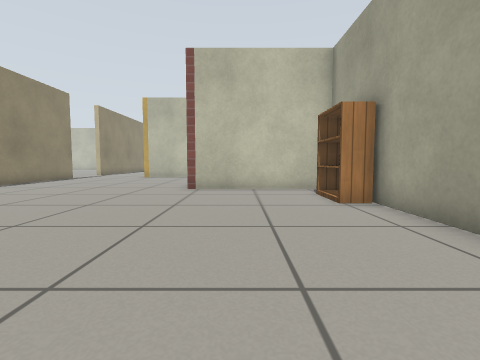
view 1 (above)

24 first-person views from a walk through a world built for the Gazebo simulator. The camera is 0.5 m above the floor, tilts 4° down and sees 85° across. The floor is counted in squares, 0.5 m on a side. Each view is taken from the middle of a square. On the plan, view 1 faces up. The plan holds only what a view shows up to about 11 squares ahead; the rest is blank. Robots are left out. Simple patterns stand in for the simulator's built-in surfaces.

view 2
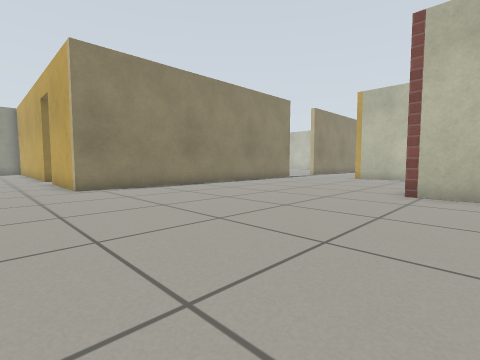

view 3
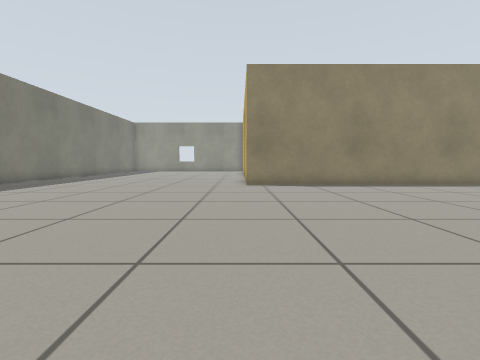

view 4
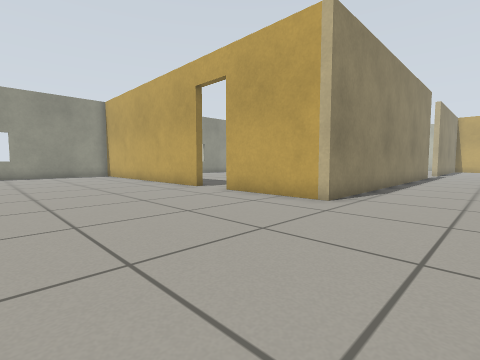

view 5
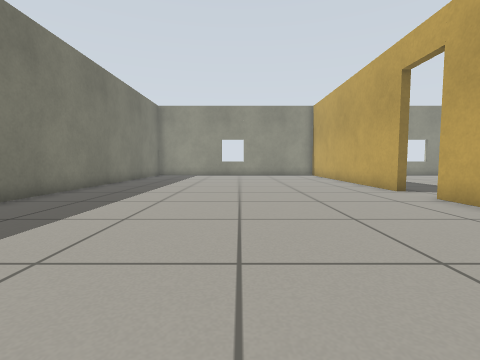

view 6
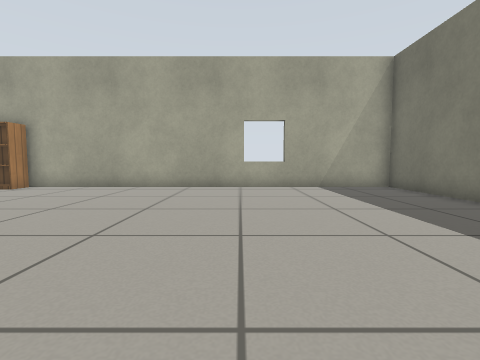

view 7
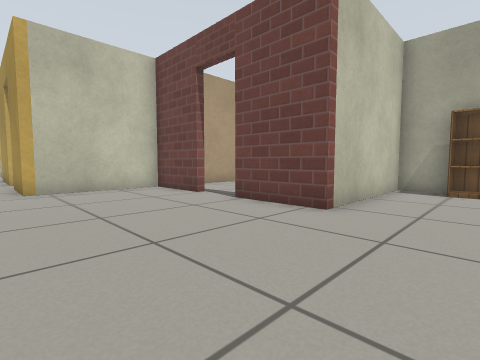

view 8
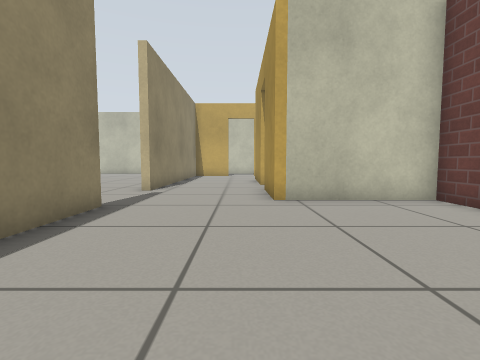

view 9
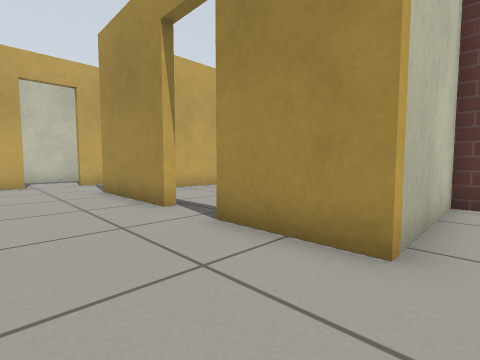

view 10
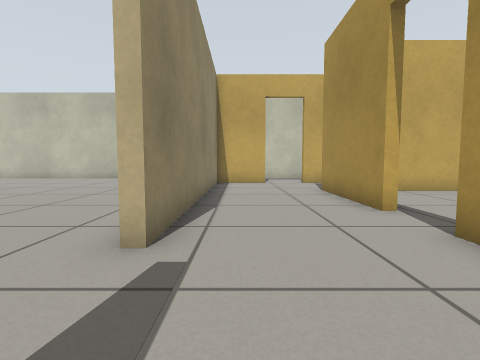

view 11
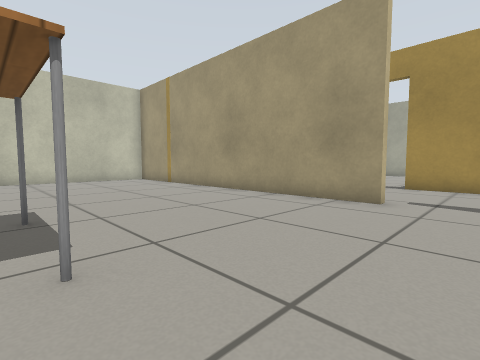

view 12
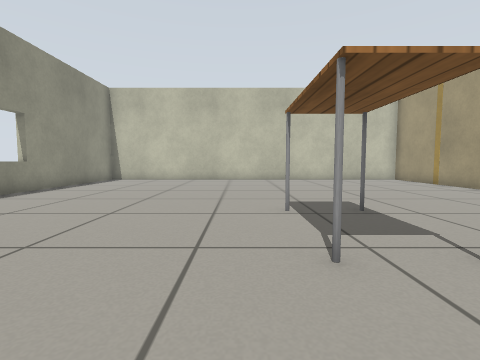

view 13
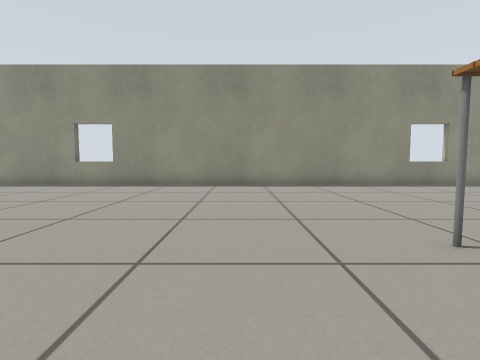

view 14
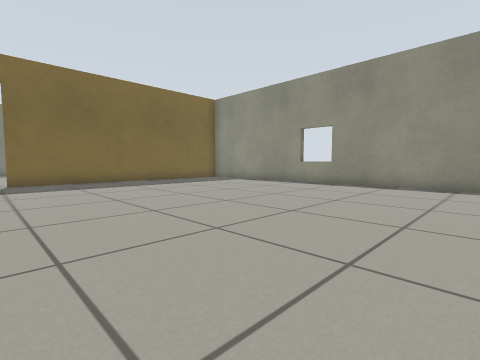

view 15
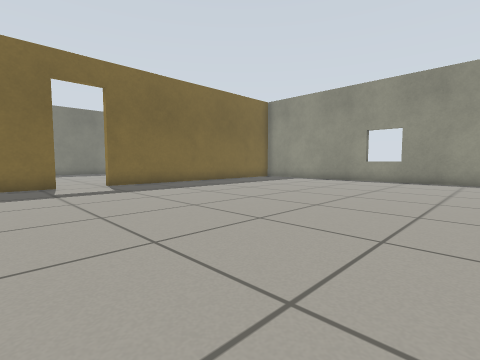

view 16
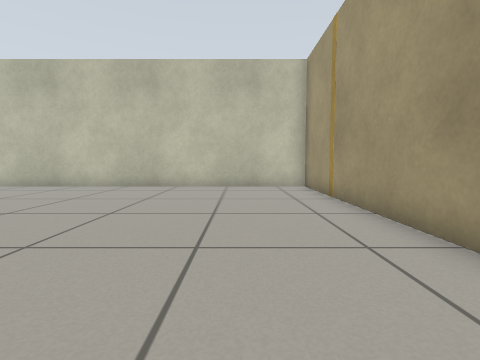

view 17
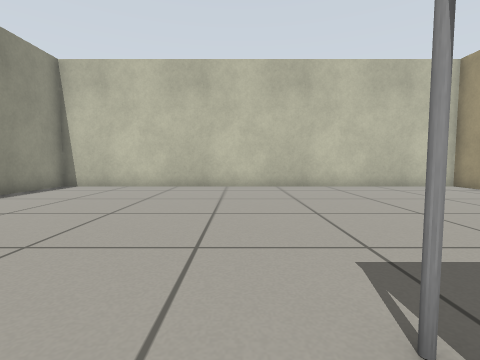

view 18
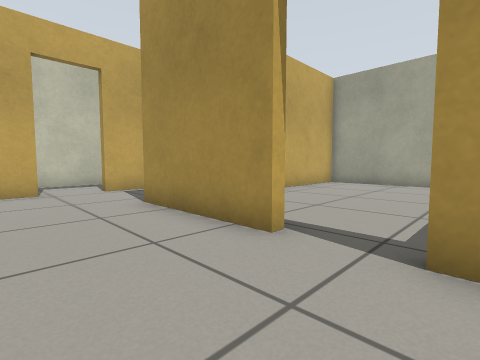

view 19
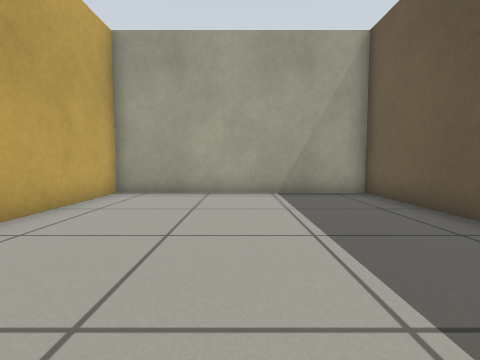

view 20
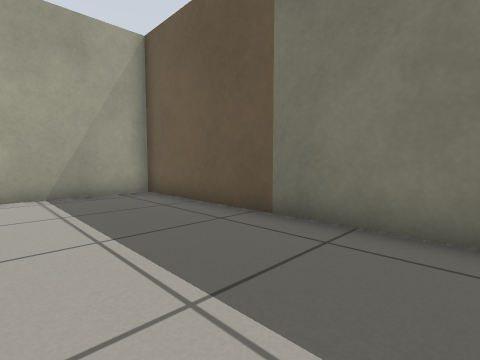

view 21
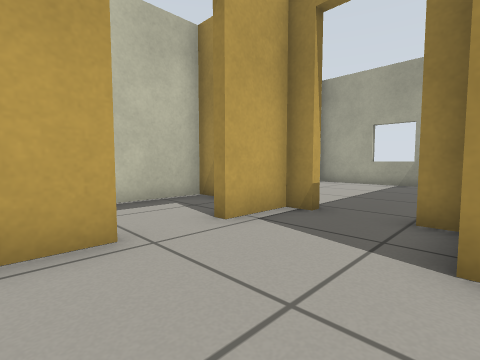

view 22
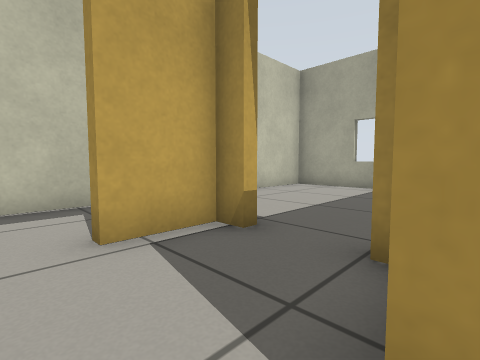

view 23
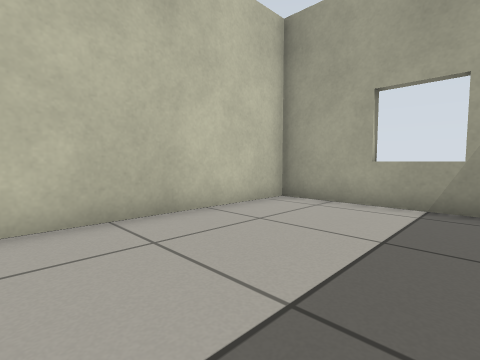

view 24
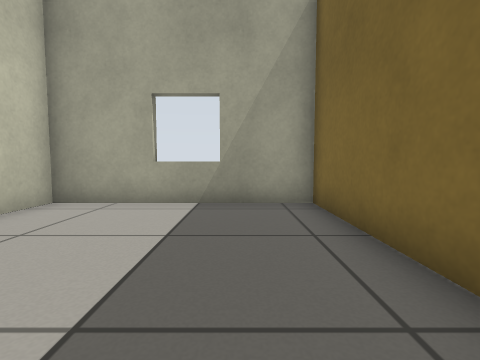

### Floor plan
Points are (right, up) in squares from view 1. A wall is a line through its corners. A room is listed if a view was taken in it or the views show most of it. See-through windows are left out.
Room 1 (views 1, 2, 3, 4, 5, 6, 7, 8, 9, 10, 18, 21, 22)
walls: (-15.8, 3.3) (-18.3, 3.3); (-10.1, 15.9) (-10.1, 3.3) (-14, 3.3); (3.3, 7.5) (3.3, 9.5) (-1.9, 9.5) (-1.9, 12.4); (-1.9, 14.1) (-1.9, 16.7) (-6.1, 16.7) (-6.1, 19.5); (-0.6, -7.9) (3.3, -7.9) (3.3, 6.5); (-18.2, -7.9) (-13.2, -7.9); (-6.1, 21.1) (-6.1, 25.3); (-4.2, 25.4) (-4.2, 26); (-10.1, 27.3) (-10.1, 19) (-10.4, 19); (-4.2, 27.6) (-4.2, 28.3) (-6.1, 28.3) (-6.1, 28.8); (-7.8, 28.3) (-8.9, 28.3)
ways out: opening at (-10, 17) to room 2; open door at (-14.7, 3.3) to room 2; open door at (-6, 20.5) to room 3; open door at (-4, 26.5) to room 4; open door at (-6.5, 28.5); open door at (-2, 13.5)
Room 2 (views 11, 12, 13, 14, 15, 16, 17)
walls: (-10.4, 19) (-10.4, 31.5) (-26.1, 31.5) (-26.1, 6.9); (-17.5, 3.6) (-15.8, 3.6); (-14, 3.6) (-12.4, 3.6)
ways out: opening at (-10, 17) to room 1; open door at (-14.7, 3.3) to room 1
objects: table (-18, 20) to (-17, 22)
Room 3 (views 19, 20)
walls: (-4.9, 17) (3.3, 17) (3.3, 24.9) (-3.6, 24.9)
ways out: open door at (-6, 20.5) to room 1
Room 4 (views 23, 24)
walls: (-1.1, 25.2) (3.3, 25.2) (3.3, 31.5) (-2.9, 31.5)
ways out: open door at (-4, 26.5) to room 1

Where each view was taken, in squares from view 1:
view 1: 0 up, 0 right, facing up
view 2: 1 up, 0 right, facing up-left
view 3: 3 up, 1 right, facing left
view 4: 3 down, 7 left, facing up-left
view 5: 2 down, 7 left, facing left
view 6: 2 down, 7 left, facing right
view 7: 7 up, 7 left, facing up-right
view 8: 10 up, 7 left, facing up
view 9: 16 up, 9 left, facing up-right
view 10: 16 up, 9 left, facing up
view 11: 17 up, 17 left, facing up-right
view 12: 17 up, 19 left, facing up
view 13: 17 up, 15 left, facing left
view 14: 17 up, 15 left, facing down-left
view 15: 15 up, 12 left, facing down-left
view 16: 21 up, 13 left, facing up
view 17: 21 up, 19 left, facing up
view 18: 19 up, 9 left, facing up-right
view 19: 21 up, 5 left, facing right
view 20: 21 up, 5 left, facing down-right
view 21: 25 up, 9 left, facing up-right
view 22: 25 up, 7 left, facing up-right
view 23: 27 up, 3 left, facing up-right
view 24: 27 up, 3 left, facing right
